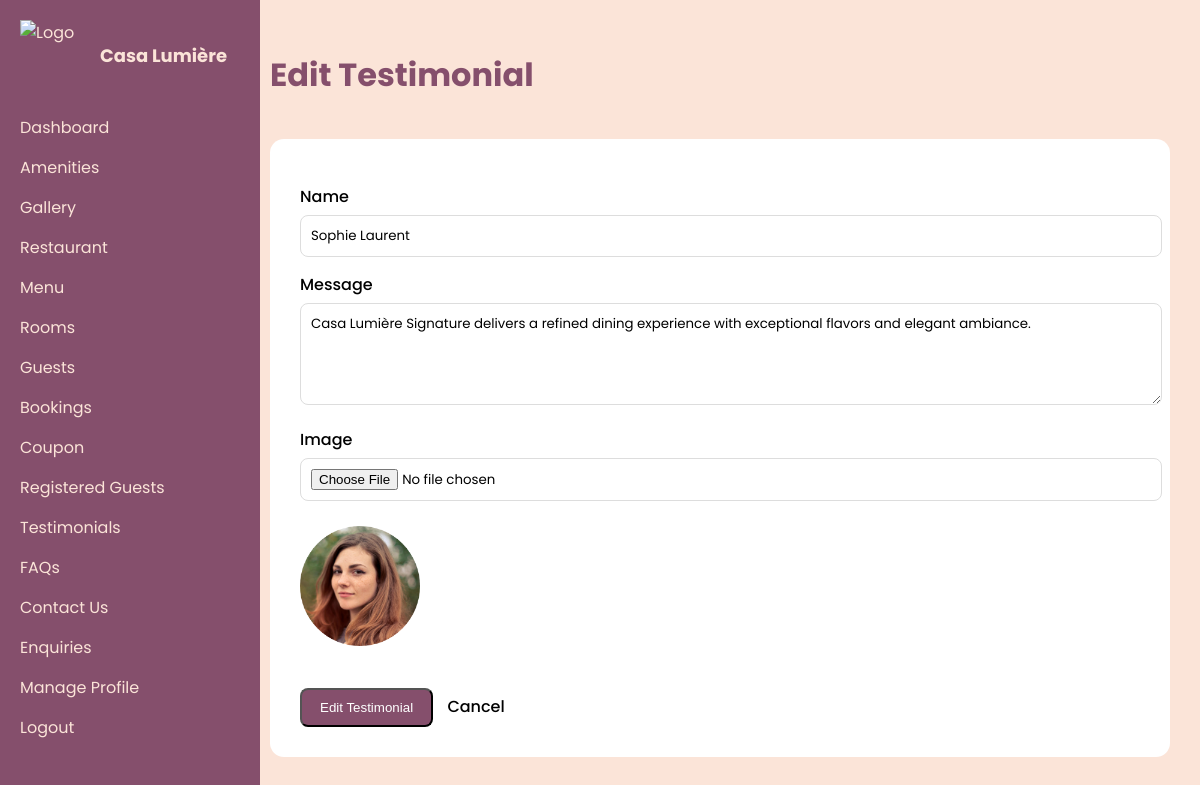
Screenshot of /admin-panel/admin/testimonials/edit/7/ with the database file from the repository.
### custom_admin/models.py (models this page shows, shortened)
class Testimonial(models.Model):
    name = models.CharField(max_length=100)
    message = models.TextField()
    image = models.ImageField(upload_to='testimonial/')

### custom_admin/views.py (the view, shortened to what this page needs)
# urls.py: path('admin/testimonials/edit/<int:id>/', views.edit_testimonial, name='admin_edit_testimonial'),
def edit_testimonial(request, id):
    testimonial = get_object_or_404(Testimonial, id=id)
    return render(request, 'custom_admin/edit_testimonial.html', {
        'testimonial': testimonial
    })

### custom_admin/templates/custom_admin/edit_testimonial.html (shortened to what this page needs)
{% extends 'custom_admin/base.html' %}
{% load static %}
{% block content %}
<h1 style="color: #854f6c;">Edit Testimonial</h1>
<form method="POST" enctype="multipart/form-data" class="admin-form">
    <label>Name</label>
    <input type="text" name="name" value="{{ testimonial.name }}" required>
    <label>Message</label>
    <textarea name="message" rows="4" required>{{ testimonial.message }}</textarea>
    <label>Image</label>
    <input type="file" name="image">
    {% if testimonial.image %}
        <br><br>
        <img src="{{ testimonial.image.url }}" width="120" style="border-radius:8px;">
    {% endif %}
    <br><br>
    <button type="submit" class="btn-add">Edit Testimonial</button>
    <a href="{% url 'admin_testimonials' %}" class="btn-cancel">Cancel</a>
</form>
{% endblock %}

### custom_admin/static/custom_admin/css/admin.css (style rules this page uses)
body { margin: 0; font-family: 'Poppins', sans-serif; background: #fbe4d8; }
.btn-add { background: #854f6c; color: white; background-color: #854f6c; padding: 10px 18px; border-radius: 8px; text-decoration: none; font-weight: 500; margin-top: 10px; }
.admin-form { background: white; max-width: 1000px; margin: 40px auto; padding: 30px; border-radius: 14px; }
.admin-form label { display: block; margin: 15px 0 6px; font-weight: 500; color: var(--purple); }
.admin-form input, .admin-form textarea { width: 100%; padding: 10px; border-radius: 8px; border: 1px solid #ddd; font-family: 'Poppins', sans-serif; }
.btn-cancel { margin-left: 10px; color: var(--purple); text-decoration: none; font-weight: 500; }

### rows the page displays
Testimonial: name "Sophie Laurent", message "Casa Lumière Signature delivers a refined dining experience with exceptional flavors and elegant ambiance.", image (picture)
